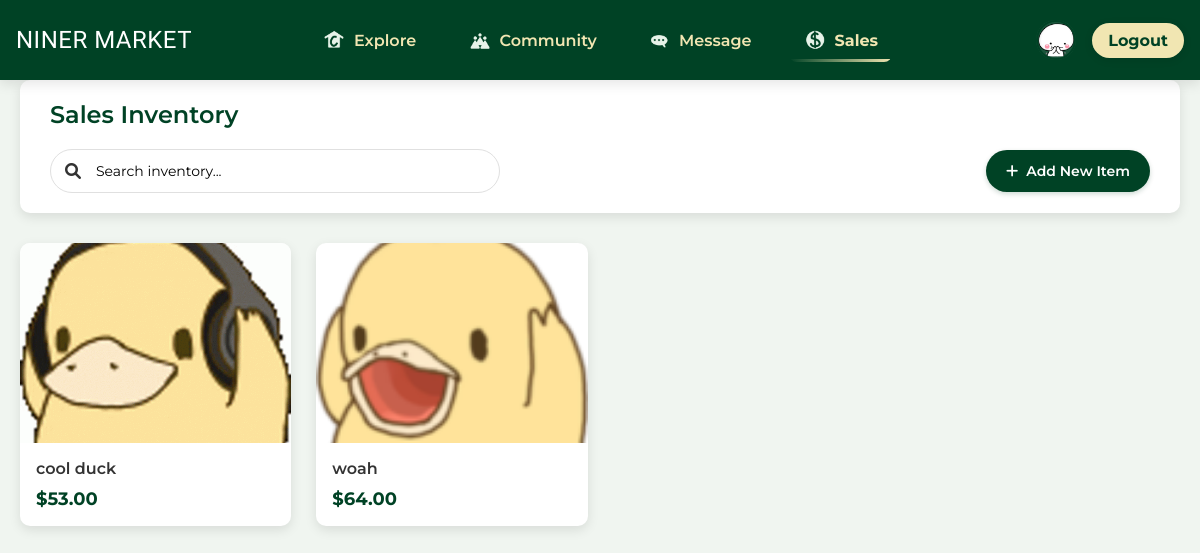
The app's page /sales/ (signed in) with its own data.
### base/models.py (models this page shows, shortened)
class User(AbstractBaseUser, PermissionsMixin):
    email = models.EmailField(unique=True)
    first_name = models.CharField(max_length=30)
    last_name = models.CharField(max_length=30)
    profile_pic = models.ImageField(
        upload_to='static/images/profile_pics',
        null=True,
        blank=True,
        default='profile_pics/uncc-logo.png'
    )
    is_active = models.BooleanField(default=True)
    is_staff = models.BooleanField(default=False)
    objects = CustomUserManager()
    USERNAME_FIELD = 'email'
    REQUIRED_FIELDS = ['first_name', 'last_name']

class Listing(models.Model):
    PAYMENT_CHOICES = [
        ('cash', 'Cash'),
        ('paypal', 'PayPal'),
        ('venmo', 'Venmo'),
        ('zelle', 'Zelle'),
        ('cashapp', 'CashApp'),
        ('other', 'Other'),
    ]
    CONDITION_CHOICES = [
        ('used', 'Used'),
        ('new', 'New'),
    ]
    CATEGORY_CHOICES = [
        ('Electronics', 'Electronics'),
        ('Sports', 'Sports'),
        ('Clothing', 'Clothing'),
        ('Books', 'Books'),
        ('Furniture', 'Furniture'),
        ('Other', 'Other')
    ]
    title = models.CharField(max_length=100)
    description = models.TextField(default='No description provided.')
    price = models.DecimalField(max_digits=8, decimal_places=2)
    quantity = models.PositiveIntegerField(default=1)
    accepted_payments = models.CharField(max_length=255, null=True, blank=True)
    negotiable = models.BooleanField(default=False)
    condition = models.CharField(max_length=20, choices=CONDITION_CHOICES, default='used')
    created_by = models.ForeignKey('base.User', on_delete=models.CASCADE)
    created_at = created_at = models.DateTimeField(auto_now_add=True)
    category = models.CharField(max_length=50, choices=CATEGORY_CHOICES, default='Other')

class ListingImage(models.Model):
    listing = models.ForeignKey('Listing', related_name='images', on_delete=models.CASCADE)
    image = models.ImageField(upload_to='listing_images/')

### base/views.py (the view)
# urls.py: path('sales/', views.sales_page, name='sales'),
@login_required
def sales_page(request):
    query = request.GET.get('q', '')
    listings = Listing.objects.filter(created_by=request.user)
    if query:
        listings = listings.filter(title__icontains=query)
    return render(request, 'base/sales.html', {
        'listings': listings,
        'query': query
    })

### base/templates/base/sales.html (shortened to what this page needs)
<!DOCTYPE html>
{% load static %}
<html lang="en">
<head>
  <link rel="stylesheet" href="{% static 'css/sales.css' %}">
  <link rel="stylesheet" href="https://cdnjs.cloudflare.com/ajax/libs/font-awesome/6.0.0/css/all.min.css">
</head>
<body>
  {% include 'navbar.html' %}
  <div class="sales-container">
    <div class="sales-header">
      <h1>Sales Inventory</h1>
      <div class="header-actions">
        <form method="get" class="search-form">
          <div class="search-wrapper">
            <i class="fas fa-search search-icon"></i>
            <input type="text" name="q" placeholder="Search inventory..." value="{{ query }}">
          </div>
        </form>
        <a href="{% url 'create_sale' %}" class="create-btn">
          <i class="fas fa-plus"></i> Add New Item
        </a>
      </div>
    </div>
    <div class="sales-content">
      <div class="sales-grid">
        {% for item in listings %}
        <a href="{% url 'edit_sale' item.id %}" class="item-link">
          <div class="sale-card">
            <div class="card-image">
              {% if item.images.all %}
                <img src="{{ item.images.first.image.url }}" alt="{{ item.title }}">
              {% else %}
                <img src="{% static 'images/empty.png' %}" alt="No Image Available">
              {% endif %}
            </div>
            <div class="card-details">
              <h3 class="item-name">{{ item.title }}</h3>
              <p class="item-price">${{ item.price }}</p>
            </div>
          </div>
        </a>
        {% empty %}
          <div class="empty-state">
            <i class="fas fa-box-open empty-icon"></i>
            <p>No items available in inventory.</p>
            <a href="{% url 'create_sale' %}" class="empty-action">Add your first item</a>
          </div>
        {% endfor %}
      </div>
    </div>
  </div>
</body>
</html>

### templates/navbar.html (shortened to what this page needs)
<!DOCTYPE html>
{% load static %}
<html lang="en">
<head>
    <link rel='stylesheet' href="{% static 'css/navbar.css' %}">
</head>
<body>
<div class="navbar">
    <div class="nav-left">
        <a href="{% url 'home' %}" class="logo">
            NINER MARKET
        </a>
    </div>
    <div class="nav-center">
        <div class="nav-icons" id="navMenu">
            <a href="{% url 'explore' %}" class="{% if request.path == '/explore/' %}active{% endif %}">
                <img src="{% static 'images/Home.png' %}" alt="explore"> Explore
            </a>
            <a href="{% url 'community' %}" class="{% if request.path == '/community/' %}active{% endif %}">
                <img src="{% static 'images/Community.png' %}" alt="community"> Community
            </a>
            <a href="{% url 'message' %}" class="{% if request.path == '/messages/' %}active{% endif %}">
                <img src="{% static 'images/Message.png' %}" alt="messages"> Message
            </a>
            <a href="{% url 'sales' %}" class="{% if request.path == '/sales/' %}active{% endif %}">
                <img src="{% static 'images/Sales.png' %}" alt="create listings"> Sales
            </a>
        </div>
    </div>
    <div class="nav-right">
        {% if user.is_authenticated %}
            <div class="desktop-buttons">
                <a href="{% url 'profile' %}" class="profile-icon">
                    <img src="{% if user.profile_pic %}{{ user.profile_pic.url }}{% else %}{% static 'images/emptyuserprofile.jpg' %}{% endif %}"
                         alt="Profile" class="nav-profile-pic">
                </a>
                <a href="{% url 'logout' %}" class="desktop-login">Logout</a>
            </div>
        {% else %}
            <a href="{% url 'login' %}" class="desktop-login">Login/Signup</a>
        {% endif %}
    </div>
</div>
</body>
</html>

### static/css/sales.css (style rules this page uses)
:root { --color-main: #004225; --color-light-main: #00532e; --color-accent: #F1E6B2; --color-hover: #A49665; --color-white: #ffffff; --color-bg: #f0f5f0; --color-text: #333333; --color-text-light: #666666; --color-border: #e0e0e0; --shadow-sm: 0 2px 5px rgba(0, 0, 0, 0.05); --transition-medium: 0.3s ease; --border-radius: 10px; }
* { margin: 0; padding: 0; box-sizing: border-box; font-family: 'Montserrat', sans-serif; }
body { background-color: var(--color-bg); color: var(--color-text); font-size: 16px; padding-top: 80px; min-height: 100vh; }
.sales-container { max-width: 1200px; margin: 0 auto; padding: 0 20px; }
.sales-header { background-color: var(--color-white); border-radius: var(--border-radius); padding: 20px 30px; margin-bottom: 30px; box-shadow: var(--shadow-sm); position: relative; }
.sales-header h1 { font-size: 24px; font-weight: 600; color: var(--color-main); margin: 0 0 20px 0; }
.header-actions { display: flex; justify-content: space-between; align-items: center; flex-wrap: wrap; gap: 15px; }
.search-form { flex: 1; max-width: 450px; }
.search-wrapper { position: relative; width: 100%; }
.search-icon { position: absolute; left: 15px; top: 50%; transform: translateY(-50%); color: var(--text-light); }
.search-form input { width: 100%; padding: 12px 15px 12px 45px; border: 1px solid #e0e0e0; border-radius: 40px; font-size: 14px; transition: var(--transition); box-sizing: border-box; }
.search-form input::placeholder { color: var(--text-light); }
.create-btn { background-color: var(--color-main); color: white; font-weight: 600; padding: 12px 20px; border-radius: 40px; text-decoration: none; font-size: 14px; display: inline-flex; align-items: center; transition: var(--transition-medium); box-shadow: 0 2px 5px rgba(0, 66, 37, 0.2); }
.create-btn i { margin-right: 8px; }
.sales-content { margin-top: 20px; }
.sales-grid { display: grid; grid-template-columns: repeat(auto-fill, minmax(250px, 1fr)); gap: 25px; }
.item-link { text-decoration: none; color: inherit; display: block; }
.sale-card { background-color: var(--color-white); border-radius: var(--border-radius); overflow: hidden; box-shadow: var(--shadow-sm); transition: var(--transition-medium); }
.card-image { position: relative; height: 200px; overflow: hidden; }
.card-image img { width: 100%; height: 100%; object-fit: cover; transition: var(--transition); }
.card-details { padding: 16px; }
.item-name { margin: 0 0 8px 0; font-size: 16px; font-weight: 600; color: var(--color-text); line-height: 1.3; }
.item-price { color: var(--color-main); font-size: 18px; font-weight: 700; margin: 0; }

### records on screen
User: profile_pic (picture)
Listing: images.first.image (picture), title "cool duck", price "53.00"
Listing: images.first.image (picture), title "woah", price "64.00"
